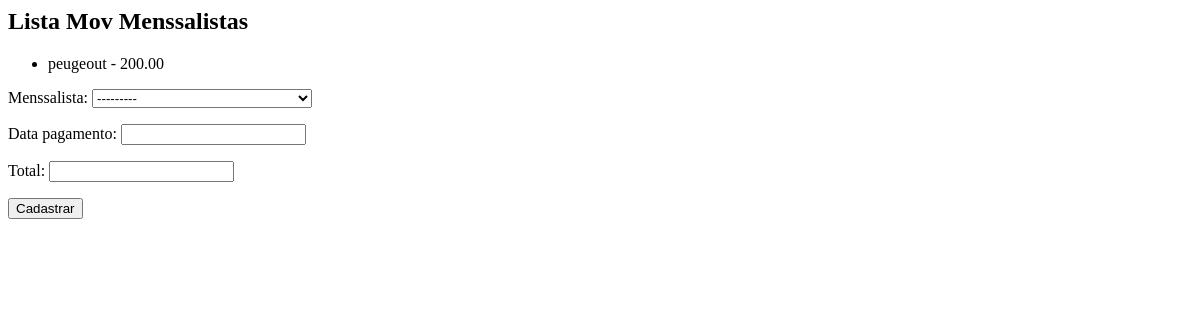
The page /core/mov_mensal/ on the database as committed earlier.
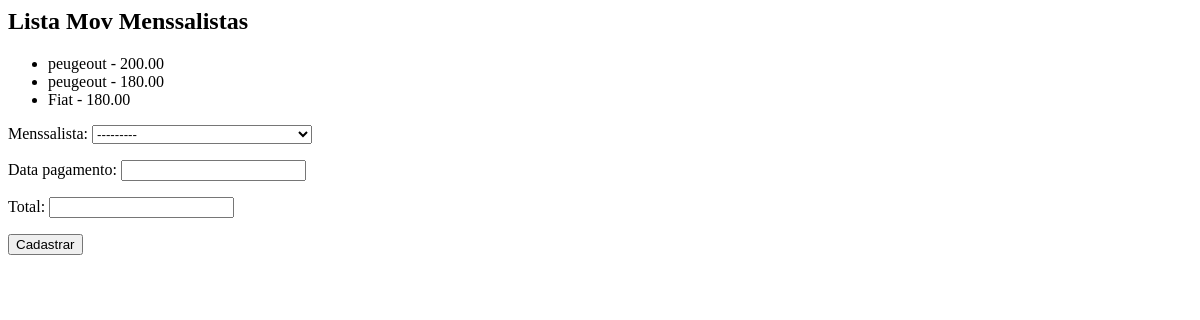
The same page on the database as committed later.
### core/models.py (models this page shows, shortened)
class MovMenssalista(models.Model):
    menssalista = models.ForeignKey('Menssalista', on_delete=models.CASCADE)
    data_pagamento = models.DateField()
    total = models.DecimalField(max_digits=6, decimal_places=2)

class Menssalista(models.Model):
    veiculo = models.ForeignKey('Veiculo', on_delete=models.CASCADE)
    inicio = models.DateField()
    valor_mes = models.DecimalField(max_digits=6, decimal_places=2)
    def __str__(self):
        return str(self.veiculo) + ' - ' + str(self.inicio)

class Veiculo(models.Model):
    marca = models.ForeignKey('Marca', on_delete=models.CASCADE)
    placa = models.CharField(max_length=7)
    proprietario = models.ForeignKey('PEssoa', on_delete=models.CASCADE)
    cor = models.CharField(max_length=15)
    observacoes = models.TextField()
    def __str__(self):
        return self.marca.nome + ' - ' + self.placa

class Marca(models.Model):
    nome = models.CharField(max_length=50)
    def __str__(self):
        return self.nome

### core/views.py (the view)
# urls.py: path('mov_mensal/', lista_mov_menssalista, name='core_lista_mov_menssalista'),
def lista_mov_menssalista(request):
    mov_menssalistas = MovMenssalista.objects.all()
    form = MovMenssalistaForm()
    data = {'mov_menssalistas': mov_menssalistas, 'form': form}
    return render(request, 'core/lista_mov_menssalista.html', data)

### core/forms.py
class MovMenssalistaForm(ModelForm):
    class Meta:
        model = MovMenssalista
        fields = '__all__'

### core/templates/core/lista_mov_menssalista.html (shortened to what this page needs)
<h2>Lista Mov Menssalistas</h2>
<ul>
{% for mov in mov_menssalistas %}
    <li>{{ mov.menssalista.veiculo.marca }} - {{ mov.total }}</li>
{% endfor %}
</ul>
<form action="{% url 'core_mov_menssalista_novo' %}" method="POST">
    {{form.as_p}}
    <button type="submit">Cadastrar</button>
</form>

Rows that differ between the two databases and show on the page:
added MovMenssalista: menssalista.veiculo.marca "peugeout", total "180.00"
added MovMenssalista: menssalista.veiculo.marca "Fiat", total "180.00"
